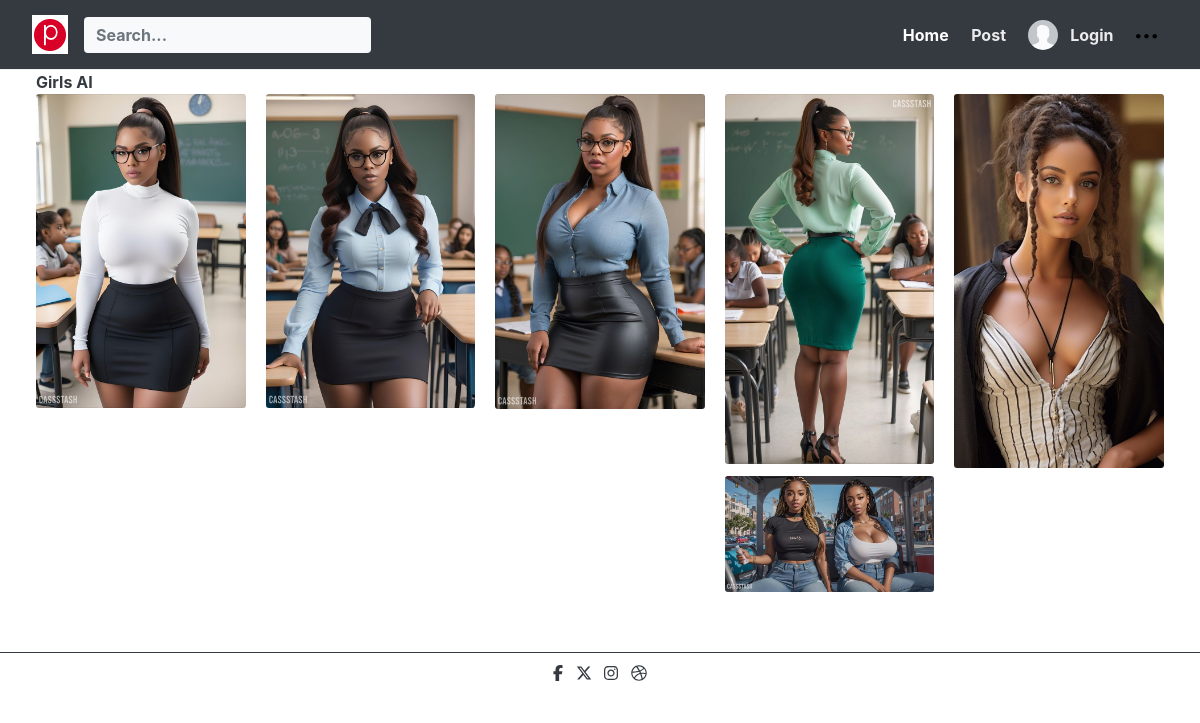
Page /board/Girls AI on the committed database.
### post/models.py (models this page shows, shortened)
class Board(models.Model):
    name = models.CharField(max_length=20)
    profile = models.ForeignKey(User, on_delete=models.DO_NOTHING, related_name="board_profile")
    pin = models.ManyToManyField(Pin, related_name="board_pin")

class Pin(models.Model):
    profile = models.ForeignKey(User, on_delete=models.DO_NOTHING, related_name="profile_post")
    pin = models.ImageField(upload_to='pins')
    pin_tag = models.ManyToManyField(Tag, related_name="post_tag", blank=True)
    created = models.DateTimeField(auto_now_add=True)
    description = models.TextField(max_length=200, null=True, blank=True)

### post/views.py (the view)
# urls.py: path('board/<name>', views.board, name='board')
def board(request, name):
    board = Board.objects.filter(name=name)
    context = {
        'board': board
    }
    return render(request, 'board.html', context)

### templates/board.html (shortened to what this page needs)
{% extends 'base.html' %}
{% block body %}
    <main role="main">
        {% for picture in board %}
            <div class="container-fluid mb-5">
                <div class="row">
                    <b>{{picture.name|capfirst}}</b>
                    <div class="card-columns">
                        {% for item in picture.pin.all %}
                            <a href="{% url 'post:detail' picture.pk %}">
                                <div class="card card-pin">
                                    <img class="card-img" src="{{ item.pin.url }}" alt="Card image">
                                </div>
                            </a>
                        {% endfor %}
                    </div>
                </div>
            </div>
        {% endfor %}
    </main>
{% endblock %}

### static/css/theme.css (style rules this page uses)
body { padding-top: 70px; }
img { max-width: 100%; }
a, .a:hover { -webkit-transition: all 0.2s; transition: all 0.2s; }
.container-fluid { width: 94%; margin: 0px auto; max-width: 94%; }
.card { border: 0; }

### rows in the picture
Board: name "Girls AI"
Pin: pin (picture)
Pin: pin (picture)
Pin: pin (picture)
Pin: pin (picture)
Pin: pin (picture)
Pin: pin (picture)
